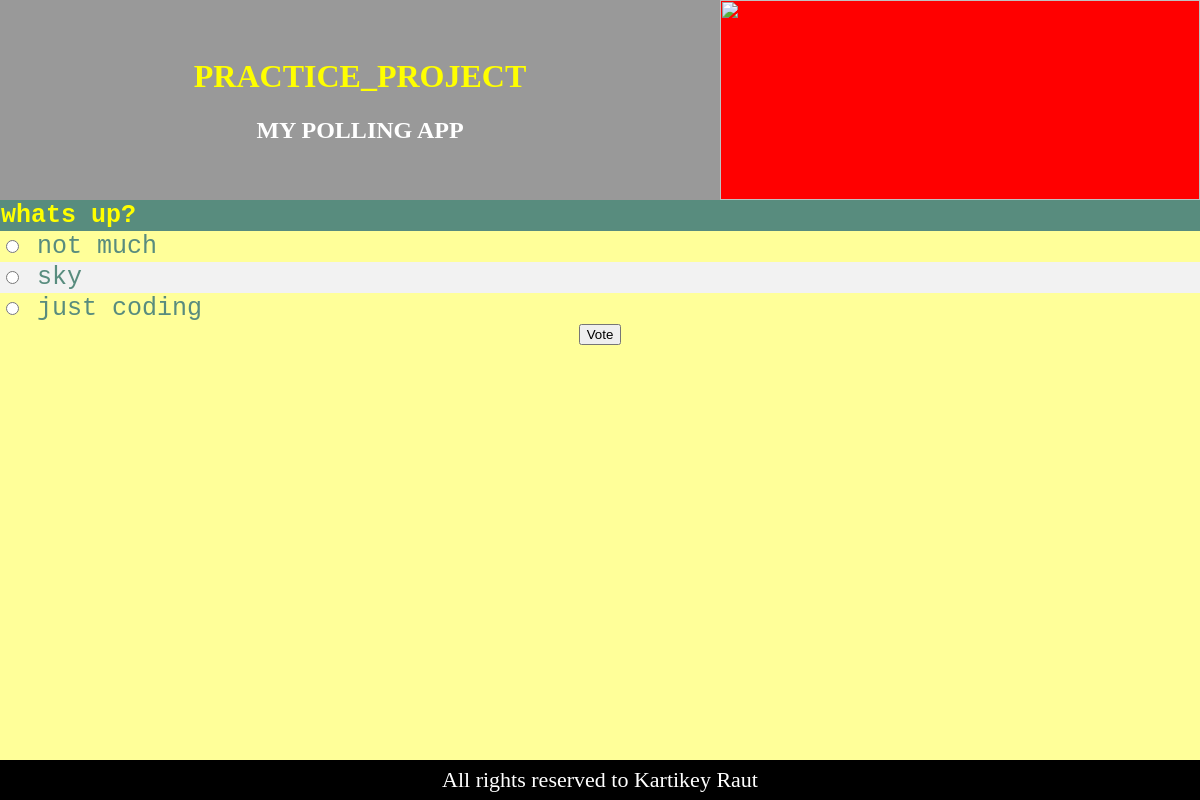
The page /polls/1/ on the database its author committed.
### polls/models.py (models this page shows, shortened)
class Question(models.Model):
    question_text = models.CharField(max_length=200)
    pub_date = models.DateTimeField('date published')#'date published' is an optional first argument to deginate a human redable name

class Choice(models.Model):
    question = models.ForeignKey(Question, on_delete=models.CASCADE)
    choice_text = models.CharField(max_length=200)
    votes = models.IntegerField(default=0)

### polls/views.py (the view)
# urls.py: path('<int:pk>/', views.DetailView.as_view(), name='detail'),
class DetailView(generic.DetailView):
    model = Question
    template_name = 'polls/detail.html'

### polls/templates/polls/detail.html (shortened to what this page needs)
<html>
<head>
</head>
<body>
    <div id="main">
        <div id="header">
            <div id="title">
                <h1><br>PRACTICE_PROJECT</h1>
                <h2>MY POLLING APP</h2>
            </div>
            <div id="rightLogo">
                <img src="https://i.ytimg.com/vi/IHedPOvb9uE/maxresdefault.jpg"  />
            </div>
        </div>
        <form action="{% url 'polls:vote' question.id %}" method="post">
        <table>
            <tr>
                <th>{{ question.question_text }}</th>
            </tr>
                    {% for choice in question.choice_set.all %}
                        <tr>
                            <td>
                                <input type="radio" name="choice" id="choice{{ forloop.counter }}" value="{{ choice.id }}">
                                <label for="choice{{ forloop.counter }}">{{ choice.choice_text }}</label><br>
                            </td>
                        </tr>
                    {% endfor %}
        </table>
        <input type="submit" value="Vote">
        </form>
        <div id="footer">
            All rights reserved to Kartikey Raut
        </div>
    </div>
</body>
</html>

### polls/templates/polls/detail.html (style rules this page uses)
body { margin:0px; padding:0px; }
#main { width:100%; height:100%; background-color:#FF9; margin-left:auto; margin-right:auto; }
#header { height:200px; background-color:#F90; }
#leftLogo img,#rightLogo img { width:100%; height:100%; }
#title { width:60%; height:200px; background-color:#999; float:left; }
#title h1 { color:Yellow; text-align:center; }
#title h2 { text-align:center; color:white; }
#rightLogo { width:40%; height:200px; background-color:#F00; float:left; }
table { border-collapse: collapse; width: 100%; color: #588c7e; font-family: monospace; font-size: 25px; text-align: left; }
th { background-color: #588c7e; color: yellow; }
tr:nth-child(even) { background-color: #f2f2f2; }
input[type=submit] { display: block; margin:0 auto; }
#footer { position: fixed; height:40px; width:100%; background-color:black; color:white; text-align:center; font-size:22px; line-height:40px; bottom:0px; }

### rows shown on the page
Question: question_text "whats up?"
Choice: choice_text "not much"
Choice: choice_text "sky"
Choice: choice_text "just coding"
